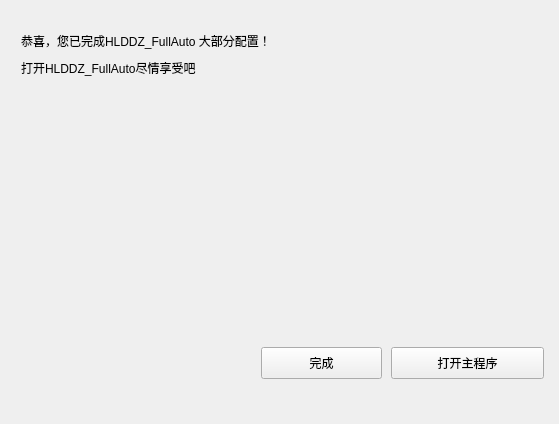
<?xml version="1.0" encoding="UTF-8"?>
<ui version="4.0">
 <class>Home</class>
 <widget class="QWidget" name="Home">
  <property name="geometry">
   <rect>
    <x>0</x>
    <y>0</y>
    <width>559</width>
    <height>424</height>
   </rect>
  </property>
  <property name="minimumSize">
   <size>
    <width>559</width>
    <height>424</height>
   </size>
  </property>
  <property name="maximumSize">
   <size>
    <width>559</width>
    <height>424</height>
   </size>
  </property>
  <property name="windowTitle">
   <string>Form</string>
  </property>
  <layout class="QVBoxLayout" name="verticalLayout">
   <item>
    <widget class="SegmentedWidget" name="MenuWidget">
     <property name="maximumSize">
      <size>
       <width>16777215</width>
       <height>33</height>
      </size>
     </property>
    </widget>
   </item>
   <item>
    <widget class="PopUpAniStackedWidget" name="MainWidget">
     <property name="currentIndex">
      <number>3</number>
     </property>
     <widget class="QWidget" name="Onepage">
      <widget class="SubtitleLabel" name="SubtitleLabel">
       <property name="geometry">
        <rect>
         <x>10</x>
         <y>20</y>
         <width>361</width>
         <height>27</height>
        </rect>
       </property>
       <property name="text">
        <string>欢迎使用 HLDDZ_FullAuto 配置向导</string>
       </property>
      </widget>
      <widget class="PrimaryPushButton" name="StartButton">
       <property name="geometry">
        <rect>
         <x>380</x>
         <y>330</y>
         <width>153</width>
         <height>32</height>
        </rect>
       </property>
       <property name="text">
        <string>开始</string>
       </property>
      </widget>
      <widget class="ImageLabel" name="OneImage">
       <property name="geometry">
        <rect>
         <x>0</x>
         <y>80</y>
         <width>72</width>
         <height>72</height>
        </rect>
       </property>
       <property name="maximumSize">
        <size>
         <width>16777215</width>
         <height>16777215</height>
        </size>
       </property>
      </widget>
     </widget>
     <widget class="QWidget" name="Twopage">
      <widget class="PrimaryPushButton" name="InstallPythonButton">
       <property name="geometry">
        <rect>
         <x>10</x>
         <y>60</y>
         <width>153</width>
         <height>32</height>
        </rect>
       </property>
       <property name="text">
        <string>安装 Python</string>
       </property>
      </widget>
      <widget class="PrimaryPushButton" name="Install3PacketButton">
       <property name="geometry">
        <rect>
         <x>10</x>
         <y>210</y>
         <width>191</width>
         <height>32</height>
        </rect>
       </property>
       <property name="text">
        <string>安装 Python 第三方库</string>
       </property>
      </widget>
      <widget class="SubtitleLabel" name="SubtitleLabel_2">
       <property name="geometry">
        <rect>
         <x>10</x>
         <y>0</y>
         <width>361</width>
         <height>27</height>
        </rect>
       </property>
       <property name="text">
        <string>第一步 配置环境</string>
       </property>
      </widget>
      <widget class="CaptionLabel" name="CaptionLabel">
       <property name="geometry">
        <rect>
         <x>10</x>
         <y>30</y>
         <width>151</width>
         <height>21</height>
        </rect>
       </property>
       <property name="text">
        <string>1. 安装 Python</string>
       </property>
      </widget>
      <widget class="CaptionLabel" name="CaptionLabel_2">
       <property name="geometry">
        <rect>
         <x>10</x>
         <y>110</y>
         <width>441</width>
         <height>21</height>
        </rect>
       </property>
       <property name="text">
        <string>点击按钮时，会自动下载Python 安装程序，等待下载完成后请手动安装Python</string>
       </property>
      </widget>
      <widget class="CaptionLabel" name="CaptionLabel_3">
       <property name="geometry">
        <rect>
         <x>10</x>
         <y>140</y>
         <width>251</width>
         <height>21</height>
        </rect>
       </property>
       <property name="text">
        <string/>
       </property>
      </widget>
      <widget class="CaptionLabel" name="CaptionLabel_7">
       <property name="geometry">
        <rect>
         <x>10</x>
         <y>260</y>
         <width>391</width>
         <height>21</height>
        </rect>
       </property>
       <property name="text">
        <string>点击按钮时，会自动下载Python 第三方库，请取消代理，耐心等待</string>
       </property>
      </widget>
      <widget class="CaptionLabel" name="CaptionLabel_9">
       <property name="geometry">
        <rect>
         <x>10</x>
         <y>180</y>
         <width>151</width>
         <height>21</height>
        </rect>
       </property>
       <property name="text">
        <string>2. 安装 Python 第三方库</string>
       </property>
      </widget>
      <widget class="CaptionLabel" name="CaptionLabel_4">
       <property name="geometry">
        <rect>
         <x>10</x>
         <y>140</y>
         <width>301</width>
         <height>21</height>
        </rect>
       </property>
       <property name="text">
        <string>安装 Python 时，请务必勾选 Add Python3.8 to PATH</string>
       </property>
      </widget>
      <widget class="PrimaryPushButton" name="OneNextButton">
       <property name="geometry">
        <rect>
         <x>380</x>
         <y>330</y>
         <width>153</width>
         <height>32</height>
        </rect>
       </property>
       <property name="text">
        <string>下一步</string>
       </property>
      </widget>
     </widget>
     <widget class="QWidget" name="Threepage">
      <widget class="SubtitleLabel" name="SubtitleLabel_3">
       <property name="geometry">
        <rect>
         <x>10</x>
         <y>0</y>
         <width>361</width>
         <height>27</height>
        </rect>
       </property>
       <property name="text">
        <string>第二步 设置识图位置</string>
       </property>
      </widget>
      <widget class="ComboBox" name="SelectPosComboBox">
       <property name="geometry">
        <rect>
         <x>10</x>
         <y>220</y>
         <width>291</width>
         <height>32</height>
        </rect>
       </property>
      </widget>
      <widget class="PrimaryPushButton" name="SelectPosButton">
       <property name="geometry">
        <rect>
         <x>420</x>
         <y>220</y>
         <width>111</width>
         <height>32</height>
        </rect>
       </property>
       <property name="text">
        <string>选区</string>
       </property>
      </widget>
      <widget class="PushButton" name="PrintScreenButton">
       <property name="geometry">
        <rect>
         <x>310</x>
         <y>220</y>
         <width>102</width>
         <height>32</height>
        </rect>
       </property>
       <property name="text">
        <string>截图</string>
       </property>
      </widget>
      <widget class="CaptionLabel" name="CaptionLabel_5">
       <property name="geometry">
        <rect>
         <x>10</x>
         <y>40</y>
         <width>151</width>
         <height>21</height>
        </rect>
       </property>
       <property name="text">
        <string>3. 选区设置</string>
       </property>
      </widget>
      <widget class="CaptionLabel" name="CaptionLabel_6">
       <property name="geometry">
        <rect>
         <x>10</x>
         <y>60</y>
         <width>421</width>
         <height>21</height>
        </rect>
       </property>
       <property name="text">
        <string>您可以选择将显示器分辨率设置为 1920*1200 ，游戏全屏来使用默认选区参数</string>
       </property>
      </widget>
      <widget class="PrimaryPushButton" name="ShowDisplaySetButton">
       <property name="geometry">
        <rect>
         <x>10</x>
         <y>90</y>
         <width>151</width>
         <height>32</height>
        </rect>
       </property>
       <property name="text">
        <string>跳转至显示设置</string>
       </property>
      </widget>
      <widget class="CaptionLabel" name="CaptionLabel_10">
       <property name="geometry">
        <rect>
         <x>10</x>
         <y>150</y>
         <width>421</width>
         <height>21</height>
        </rect>
       </property>
       <property name="text">
        <string>您也可以手动选取识图选区，依次选取项目进行选区操作</string>
       </property>
      </widget>
      <widget class="PushButton" name="ClearButton">
       <property name="geometry">
        <rect>
         <x>10</x>
         <y>180</y>
         <width>121</width>
         <height>32</height>
        </rect>
       </property>
       <property name="text">
        <string>清空所有项目</string>
       </property>
      </widget>
      <widget class="PushButton" name="OpenSelectPosButton">
       <property name="geometry">
        <rect>
         <x>140</x>
         <y>180</y>
         <width>121</width>
         <height>32</height>
        </rect>
       </property>
       <property name="text">
        <string>打开选区数据</string>
       </property>
      </widget>
      <widget class="PushButton" name="CopySelectPosButton">
       <property name="geometry">
        <rect>
         <x>270</x>
         <y>180</y>
         <width>131</width>
         <height>32</height>
        </rect>
       </property>
       <property name="text">
        <string>复制选区数据</string>
       </property>
      </widget>
      <widget class="PushButton" name="OpenMainButton">
       <property name="geometry">
        <rect>
         <x>410</x>
         <y>180</y>
         <width>121</width>
         <height>32</height>
        </rect>
       </property>
       <property name="text">
        <string>打开 main.py</string>
       </property>
      </widget>
      <widget class="CaptionLabel" name="CaptionLabel_11">
       <property name="geometry">
        <rect>
         <x>10</x>
         <y>260</y>
         <width>421</width>
         <height>21</height>
        </rect>
       </property>
       <property name="text">
        <string>选取所有选区后，请复制选区数据，将 main.py 中的参数部分进行替换</string>
       </property>
      </widget>
      <widget class="PrimaryPushButton" name="TwoNextButton">
       <property name="geometry">
        <rect>
         <x>380</x>
         <y>330</y>
         <width>153</width>
         <height>32</height>
        </rect>
       </property>
       <property name="text">
        <string>下一步</string>
       </property>
      </widget>
     </widget>
     <widget class="QWidget" name="Fourpage">
      <widget class="PushButton" name="DoneButton">
       <property name="geometry">
        <rect>
         <x>250</x>
         <y>330</y>
         <width>121</width>
         <height>32</height>
        </rect>
       </property>
       <property name="text">
        <string>完成</string>
       </property>
      </widget>
      <widget class="PrimaryPushButton" name="OpenProgramButton">
       <property name="geometry">
        <rect>
         <x>380</x>
         <y>330</y>
         <width>153</width>
         <height>32</height>
        </rect>
       </property>
       <property name="text">
        <string>打开主程序</string>
       </property>
      </widget>
      <widget class="SubtitleLabel" name="SubtitleLabel_10">
       <property name="geometry">
        <rect>
         <x>10</x>
         <y>10</y>
         <width>461</width>
         <height>27</height>
        </rect>
       </property>
       <property name="text">
        <string>恭喜，您已完成HLDDZ_FullAuto 大部分配置！</string>
       </property>
      </widget>
      <widget class="ImageLabel" name="FourImage">
       <property name="geometry">
        <rect>
         <x>0</x>
         <y>80</y>
         <width>72</width>
         <height>72</height>
        </rect>
       </property>
       <property name="maximumSize">
        <size>
         <width>16777215</width>
         <height>16777215</height>
        </size>
       </property>
      </widget>
      <widget class="CaptionLabel" name="CaptionLabel_31">
       <property name="geometry">
        <rect>
         <x>10</x>
         <y>40</y>
         <width>251</width>
         <height>21</height>
        </rect>
       </property>
       <property name="text">
        <string>打开HLDDZ_FullAuto尽情享受吧</string>
       </property>
      </widget>
     </widget>
    </widget>
   </item>
  </layout>
 </widget>
 <customwidgets>
  <customwidget>
   <class>ComboBox</class>
   <extends>QPushButton</extends>
   <header>qfluentwidgets</header>
  </customwidget>
  <customwidget>
   <class>PushButton</class>
   <extends>QPushButton</extends>
   <header>qfluentwidgets</header>
  </customwidget>
  <customwidget>
   <class>PrimaryPushButton</class>
   <extends>PushButton</extends>
   <header>qfluentwidgets</header>
  </customwidget>
  <customwidget>
   <class>PopUpAniStackedWidget</class>
   <extends>QStackedWidget</extends>
   <header>qfluentwidgets</header>
   <container>1</container>
  </customwidget>
  <customwidget>
   <class>CaptionLabel</class>
   <extends>QLabel</extends>
   <header>qfluentwidgets</header>
  </customwidget>
  <customwidget>
   <class>SubtitleLabel</class>
   <extends>QLabel</extends>
   <header>qfluentwidgets</header>
  </customwidget>
  <customwidget>
   <class>ImageLabel</class>
   <extends>QLabel</extends>
   <header>qfluentwidgets</header>
  </customwidget>
  <customwidget>
   <class>Pivot</class>
   <extends>QWidget</extends>
   <header>qfluentwidgets</header>
  </customwidget>
  <customwidget>
   <class>SegmentedWidget</class>
   <extends>Pivot</extends>
   <header>qfluentwidgets</header>
  </customwidget>
 </customwidgets>
 <resources/>
 <connections/>
</ui>
